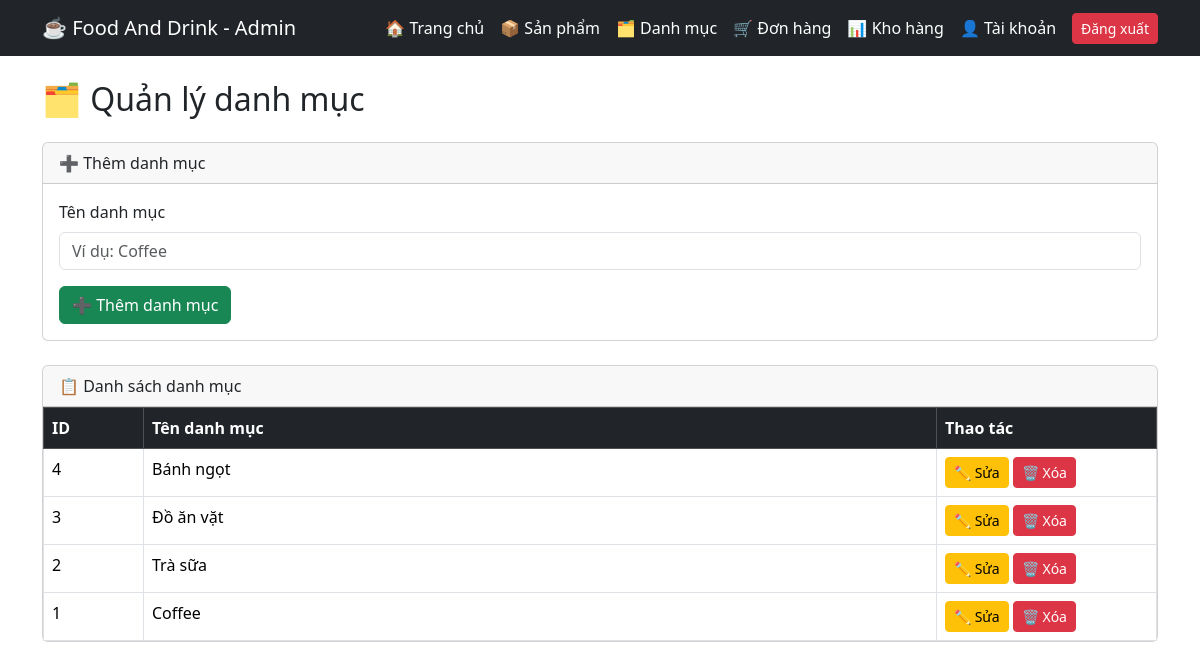
Page /admin/categories.php (signed in) on the committed database.
### tables this page shows
CREATE TABLE `categories` (
  `id` int(11) NOT NULL,
  `name` varchar(100) NOT NULL,
  `image` varchar(255) DEFAULT NULL,
  `created_at` timestamp NOT NULL DEFAULT current_timestamp()
);

### admin/categories.php (the view, shortened to what this page needs)
<?php
require_once "header_admin.php";
require_once "../config/database.php";
$edit_category = null;
$result = mysqli_query(
    $conn,
    "SELECT * FROM categories ORDER BY id DESC"
);
?>
<div class="container mt-4">
    <h2 class="mb-4">🗂️ Quản lý danh mục</h2>
    <div class="card mb-4">
        <div class="card-header">
            <?php if ($edit_category): ?>
                ✏️ Sửa danh mục
            <?php else: ?>
                ➕ Thêm danh mục
            <?php endif; ?>
        </div>
        <div class="card-body">
            <?php if ($edit_category): ?>
                <form method="POST">
                    <input
                        type="hidden"
                        name="id"
                        value="<?= $edit_category['id'] ?>"
                    >
                    <div class="mb-3">
                        <label class="form-label">
                            Tên danh mục
                        </label>
                        <input
                            type="text"
                            name="name"
                            class="form-control"
                            value="<?= htmlspecialchars($edit_category['name']) ?>"
                            required
                        >
                    </div>
                    <button
                        type="submit"
                        name="update"
                        class="btn btn-primary"
                    >
                        💾 Cập nhật
                    </button>
                    <a
                        href="categories.php"
                        class="btn btn-secondary"
                    >
                        Hủy
                    </a>
                </form>
            <?php else: ?>
                <form method="POST">
                    <div class="mb-3">
                        <label class="form-label">
                            Tên danh mục
                        </label>
                        <input
                            type="text"
                            name="name"
                            class="form-control"
                            placeholder="Ví dụ: Coffee"
                            required
                        >
                    </div>
                    <button
                        type="submit"
                        name="add"
                        class="btn btn-success"
                    >
                        ➕ Thêm danh mục
                    </button>
                </form>
            <?php endif; ?>
        </div>
    </div>
    <div class="card">
        <div class="card-header">
            📋 Danh sách danh mục
        </div>
        <div class="card-body p-0">
            <table class="table table-bordered table-hover mb-0">
                <thead class="table-dark">
                    <tr>
                        <th width="100">ID</th>
                        <th>Tên danh mục</th>
                        <th width="220">Thao tác</th>
                    </tr>
                </thead>
                <tbody>
                    <?php if (mysqli_num_rows($result) > 0): ?>
                        <?php while ($category = mysqli_fetch_assoc($result)): ?>
                            <tr>
                                <td>
                                    <?= $category['id'] ?>
                                </td>
                                <td>
                                    <?= htmlspecialchars($category['name']) ?>
                                </td>
                                <td>
                                    <a
                                        href="categories.php?edit=<?= $category['id'] ?>"
                                        class="btn btn-warning btn-sm"
                                    >
                                        ✏️ Sửa
                                    </a>
                                    <a
                                        href="categories.php?delete=<?= $category['id'] ?>"
                                        class="btn btn-danger btn-sm"
                                        onclick="return confirm('Bạn có chắc muốn xóa danh mục này không?')"
                                    >
                                        🗑️ Xóa
                                    </a>
                                </td>
                            </tr>
                        <?php endwhile; ?>
                    <?php endif; ?>
                </tbody>
            </table>
        </div>
    </div>
</div>

### rows in the picture
categories: id "4", name "Bánh ngọt"
categories: id "3", name "Đồ ăn vặt"
categories: id "2", name "Trà sữa"
categories: id "1", name "Coffee"
